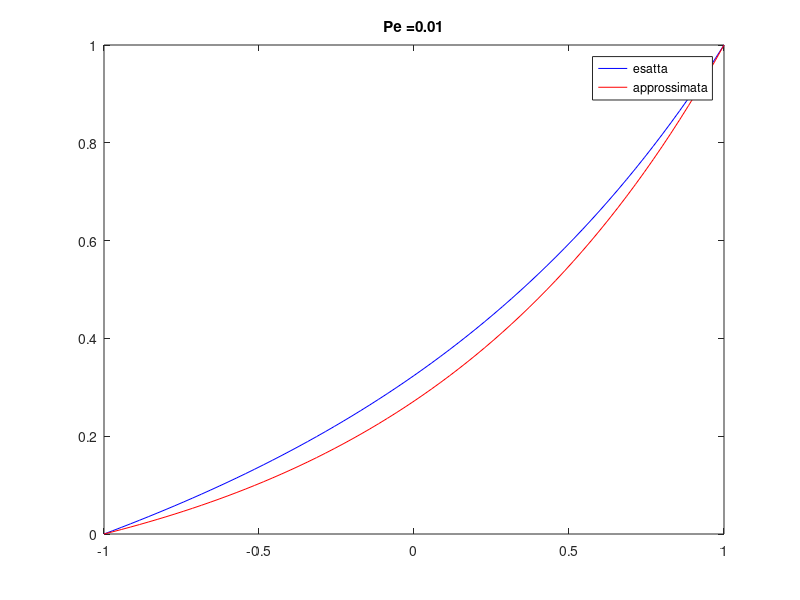
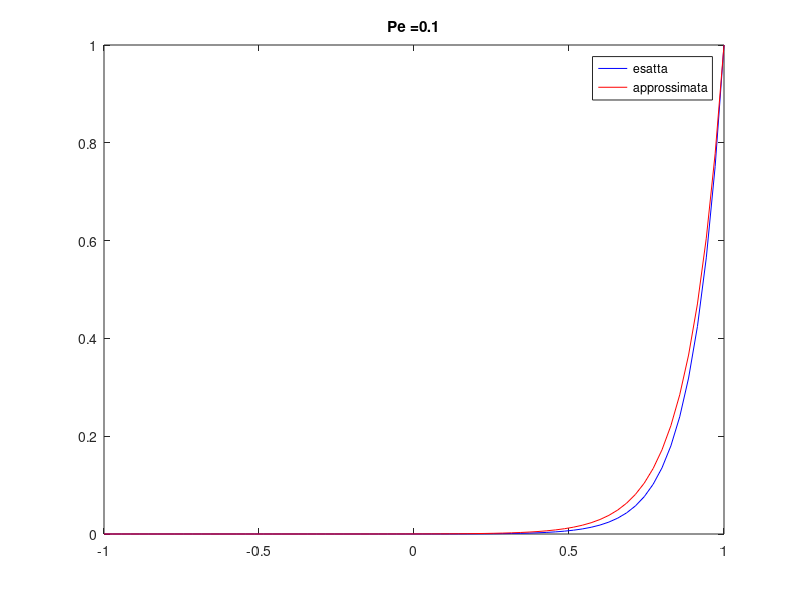
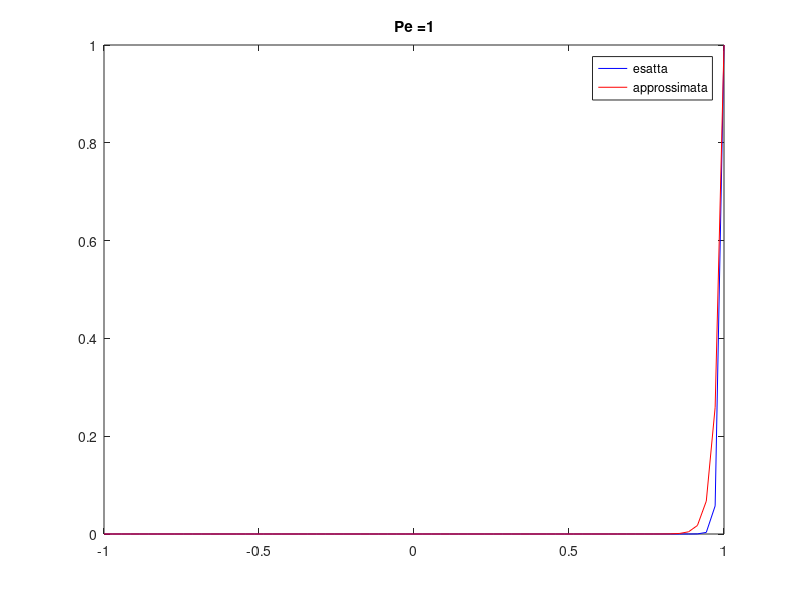

The MATLAB script that drew these images, in order:
clearvars, close all;

% soluzione alle DF del pb 
% -D*c" + u*c' = 1
% u(-L) = u0, u(L) = 1

L = 1;
x0 = -L; xL = L; % m 
u = 1; % m/s 
Dv = [1 1e-1 1e-2]; % m^2/s

n = 70; h = (xL-x0)/n; % passo di griglia
dim = n+1; % nr nodi totale
xh = linspace(x0, xL, n+1); 

u0 = 0; uL = 1;
f = @(x)1+0.*x;

% soluzione esatta 
uex  =  @(x, D) (1/(exp(2*u/D)+1))*(exp((u/D)*(1+x))+x);

for i = 1:numel(Dv) % ciclo al variare di D 
    D = Dv(i);
    Pe(i) = (u*h)/(2*D);
    
    %Dh = D;  % DF centrate "pure"
    Dh = D*(1+Pe(i)); % discr upwind del termine di trasporto   =  viscosità artificiale 
    
    A = zeros(dim-2);
    f = zeros(dim-2,1);
     
    a1 = -Dh/h^2 + u/(2*h);
    b1 = 2*Dh/h^2;
    c1 = -Dh/h^2 - u/(2*h);

    d0 = b1*ones(dim-2,1);
    dp1 = a1*ones(dim-3,1);
    dm1 = c1*ones(dim-3,1);
    A = diag(d0, 0) + diag(dp1, 1) + diag(dm1, -1);
    f(1) = f(1) - c1*u0;
    f(end) = f(end) - a1*uL;
    
    uh = A\f;
    uh = [u0;uh;uL];
    
    figure
    plot(xh, uex(xh,D), 'b-',xh, uh, 'r-');
    legend('esatta', 'approssimata')
    str_title = strcat('Pe = ',sprintf('%1.0g',Pe(i)));
    title(str_title)
    
    err(i) = norm(uex(xh,D)' - uh,'inf');
    
end
